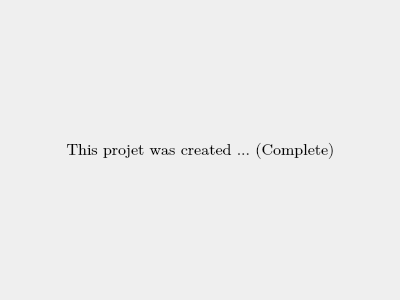
<?xml version="1.0" encoding="UTF-8"?>
<ui version="4.0">
 <class>aboutDialog</class>
 <widget class="QDialog" name="aboutDialog">
  <property name="geometry">
   <rect>
    <x>0</x>
    <y>0</y>
    <width>400</width>
    <height>300</height>
   </rect>
  </property>
  <property name="windowTitle">
   <string>Dialog</string>
  </property>
  <widget class="QLabel" name="label">
   <property name="geometry">
    <rect>
     <x>0</x>
     <y>0</y>
     <width>401</width>
     <height>301</height>
    </rect>
   </property>
   <property name="font">
    <font>
     <family>Cambria Math</family>
     <pointsize>12</pointsize>
    </font>
   </property>
   <property name="text">
    <string>This projet was created ... (Complete)</string>
   </property>
   <property name="alignment">
    <set>Qt::AlignCenter</set>
   </property>
  </widget>
 </widget>
 <resources/>
 <connections/>
</ui>
